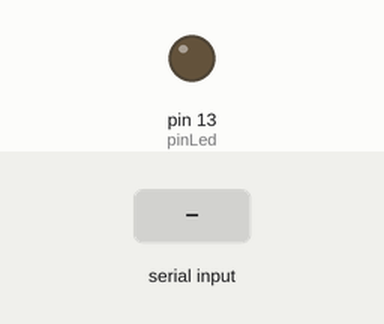
The sketch below on a simulated Arduino Uno, built with avr-gcc and run on an emulated ATmega328P. Parts: output pins drawn as LEDs (lit = HIGH). Inputs (shaded band) come from the test bench.

Above: at 1.2 s.
1.3 s: "H" received over Serial
At 2.0 s:
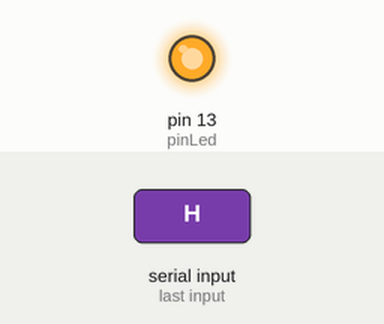
2.8 s: "L" received over Serial
At 3.1 s:
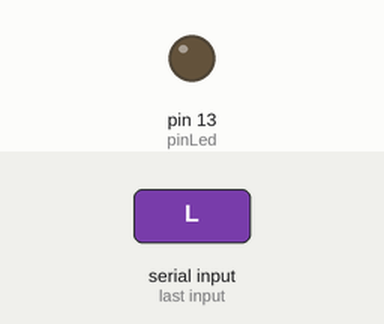
Timing chart, 0 to 5.8 s (numbered marks = the images above; inputs shaded):
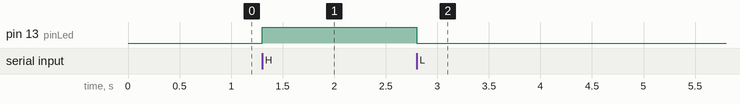

The sketch:

ejercicio11.ino
```cpp
const int pinLed = 13;
int byteEntrada;

void setup(){
  Serial.begin(9600);
  pinMode(pinLed, OUTPUT);
}

void loop(){
  if(Serial.available() > 0);{
    byteEntrada = Serial.read();

    if (byteEntrada == 'H'){
      digitalWrite(pinLed, HIGH);
    }

    if (byteEntrada == 'L'){
      digitalWrite(pinLed, LOW);
    }
  }
}
```

Measured:
- after the input at 1.3 s, pin 13 (pinLed): LOW → HIGH at once
- after the input at 2.8 s, pin 13 (pinLed): HIGH → LOW at once
